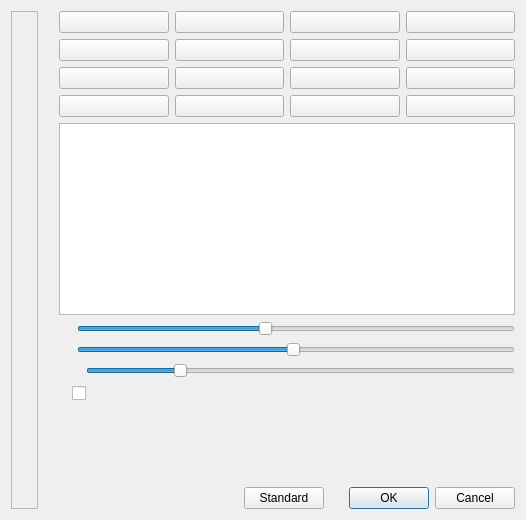
<?xml version="1.0" encoding="UTF-8"?>
<ui version="4.0">
 <class>Dialog</class>
 <widget class="QDialog" name="Dialog">
  <property name="geometry">
   <rect>
    <x>0</x>
    <y>0</y>
    <width>526</width>
    <height>520</height>
   </rect>
  </property>
  <property name="minimumSize">
   <size>
    <width>0</width>
    <height>520</height>
   </size>
  </property>
  <property name="windowTitle">
   <string>Show Click Settings</string>
  </property>
  <layout class="QHBoxLayout" name="horizontalLayout">
   <item>
    <layout class="QVBoxLayout" name="verticalLayout_2">
     <item>
      <widget class="QFrame" name="frame">
       <property name="frameShape">
        <enum>QFrame::StyledPanel</enum>
       </property>
       <property name="frameShadow">
        <enum>QFrame::Raised</enum>
       </property>
       <layout class="QVBoxLayout" name="verticalLayout_3">
        <item>
         <widget class="QLabel" name="label">
          <property name="enabled">
           <bool>true</bool>
          </property>
          <property name="maximumSize">
           <size>
            <width>80</width>
            <height>80</height>
           </size>
          </property>
          <property name="frameShape">
           <enum>QFrame::NoFrame</enum>
          </property>
          <property name="text">
           <string/>
          </property>
          <property name="pixmap">
           <pixmap resource="../screencast.qrc">:/pictures/farbeimer-gruen.png</pixmap>
          </property>
          <property name="scaledContents">
           <bool>true</bool>
          </property>
         </widget>
        </item>
        <item>
         <widget class="QLabel" name="label_3">
          <property name="maximumSize">
           <size>
            <width>80</width>
            <height>80</height>
           </size>
          </property>
          <property name="text">
           <string/>
          </property>
          <property name="pixmap">
           <pixmap resource="../screencast.qrc">:/pictures/farbeimer-gelb.png</pixmap>
          </property>
          <property name="scaledContents">
           <bool>true</bool>
          </property>
         </widget>
        </item>
        <item>
         <widget class="QLabel" name="label_2">
          <property name="maximumSize">
           <size>
            <width>80</width>
            <height>80</height>
           </size>
          </property>
          <property name="text">
           <string/>
          </property>
          <property name="pixmap">
           <pixmap resource="../screencast.qrc">:/pictures/farbeimer-rot.png</pixmap>
          </property>
          <property name="scaledContents">
           <bool>true</bool>
          </property>
         </widget>
        </item>
       </layout>
      </widget>
     </item>
    </layout>
   </item>
   <item>
    <spacer name="horizontalSpacer_5">
     <property name="orientation">
      <enum>Qt::Horizontal</enum>
     </property>
     <property name="sizeType">
      <enum>QSizePolicy::Minimum</enum>
     </property>
     <property name="sizeHint" stdset="0">
      <size>
       <width>15</width>
       <height>20</height>
      </size>
     </property>
    </spacer>
   </item>
   <item>
    <layout class="QVBoxLayout" name="verticalLayout">
     <property name="sizeConstraint">
      <enum>QLayout::SetDefaultConstraint</enum>
     </property>
     <item>
      <layout class="QGridLayout" name="gridLayout">
       <item row="3" column="2">
        <widget class="QPushButton" name="pushButton_gray">
         <property name="text">
          <string/>
         </property>
        </widget>
       </item>
       <item row="0" column="2">
        <widget class="QPushButton" name="pushButton_cyan">
         <property name="text">
          <string/>
         </property>
        </widget>
       </item>
       <item row="0" column="0">
        <widget class="QPushButton" name="pushButton_white">
         <property name="autoFillBackground">
          <bool>false</bool>
         </property>
         <property name="text">
          <string/>
         </property>
        </widget>
       </item>
       <item row="2" column="0">
        <widget class="QPushButton" name="pushButton_green">
         <property name="text">
          <string/>
         </property>
        </widget>
       </item>
       <item row="0" column="3">
        <widget class="QPushButton" name="pushButton_darkCyan">
         <property name="text">
          <string/>
         </property>
        </widget>
       </item>
       <item row="2" column="3">
        <widget class="QPushButton" name="pushButton_darkYellow">
         <property name="text">
          <string/>
         </property>
        </widget>
       </item>
       <item row="3" column="3">
        <widget class="QPushButton" name="pushButton_darkGray">
         <property name="text">
          <string/>
         </property>
        </widget>
       </item>
       <item row="3" column="1">
        <widget class="QPushButton" name="pushButton_darkBlue">
         <property name="text">
          <string/>
         </property>
        </widget>
       </item>
       <item row="1" column="2">
        <widget class="QPushButton" name="pushButton_magenta">
         <property name="text">
          <string/>
         </property>
        </widget>
       </item>
       <item row="0" column="1">
        <widget class="QPushButton" name="pushButton_black">
         <property name="autoFillBackground">
          <bool>false</bool>
         </property>
         <property name="text">
          <string/>
         </property>
        </widget>
       </item>
       <item row="1" column="1">
        <widget class="QPushButton" name="pushButton_darkRed">
         <property name="text">
          <string/>
         </property>
        </widget>
       </item>
       <item row="2" column="1">
        <widget class="QPushButton" name="pushButton_darkGreen">
         <property name="text">
          <string/>
         </property>
        </widget>
       </item>
       <item row="2" column="2">
        <widget class="QPushButton" name="pushButton_yellow">
         <property name="text">
          <string/>
         </property>
        </widget>
       </item>
       <item row="1" column="3">
        <widget class="QPushButton" name="pushButton_darkMagenta">
         <property name="text">
          <string/>
         </property>
        </widget>
       </item>
       <item row="1" column="0">
        <widget class="QPushButton" name="pushButton_red">
         <property name="text">
          <string/>
         </property>
        </widget>
       </item>
       <item row="3" column="0">
        <widget class="QPushButton" name="pushButton_blue">
         <property name="text">
          <string/>
         </property>
        </widget>
       </item>
      </layout>
     </item>
     <item>
      <layout class="QHBoxLayout" name="horizontalLayout_5">
       <item>
        <widget class="QGraphicsView" name="graphicsView">
         <property name="minimumSize">
          <size>
           <width>0</width>
           <height>110</height>
          </size>
         </property>
        </widget>
       </item>
      </layout>
     </item>
     <item>
      <layout class="QHBoxLayout" name="horizontalLayout_4">
       <property name="leftMargin">
        <number>5</number>
       </property>
       <item>
        <widget class="QLabel" name="label_6">
         <property name="maximumSize">
          <size>
           <width>34</width>
           <height>13</height>
          </size>
         </property>
         <property name="text">
          <string/>
         </property>
         <property name="pixmap">
          <pixmap resource="../screencast.qrc">:/pictures/cursor.png</pixmap>
         </property>
         <property name="scaledContents">
          <bool>true</bool>
         </property>
        </widget>
       </item>
       <item>
        <widget class="QSlider" name="horizontalSliderCircle">
         <property name="minimum">
          <number>40</number>
         </property>
         <property name="maximum">
          <number>110</number>
         </property>
         <property name="value">
          <number>70</number>
         </property>
         <property name="sliderPosition">
          <number>70</number>
         </property>
         <property name="orientation">
          <enum>Qt::Horizontal</enum>
         </property>
        </widget>
       </item>
      </layout>
     </item>
     <item>
      <layout class="QHBoxLayout" name="horizontalLayout_8">
       <property name="leftMargin">
        <number>5</number>
       </property>
       <item>
        <widget class="QLabel" name="label_7">
         <property name="maximumSize">
          <size>
           <width>34</width>
           <height>13</height>
          </size>
         </property>
         <property name="text">
          <string/>
         </property>
         <property name="pixmap">
          <pixmap resource="../screencast.qrc">:/pictures/transparenz.png</pixmap>
         </property>
         <property name="scaledContents">
          <bool>true</bool>
         </property>
        </widget>
       </item>
       <item>
        <widget class="QSlider" name="horizontalSliderOpacity">
         <property name="minimum">
          <number>1</number>
         </property>
         <property name="maximum">
          <number>100</number>
         </property>
         <property name="sliderPosition">
          <number>50</number>
         </property>
         <property name="orientation">
          <enum>Qt::Horizontal</enum>
         </property>
        </widget>
       </item>
      </layout>
     </item>
     <item>
      <layout class="QGridLayout" name="gridLayout_2">
       <item row="9" column="0">
        <layout class="QHBoxLayout" name="horizontalLayout_3">
         <property name="spacing">
          <number>15</number>
         </property>
         <property name="leftMargin">
          <number>5</number>
         </property>
         <property name="topMargin">
          <number>0</number>
         </property>
         <property name="rightMargin">
          <number>0</number>
         </property>
         <item>
          <widget class="QLabel" name="label_4">
           <property name="maximumSize">
            <size>
             <width>25</width>
             <height>35</height>
            </size>
           </property>
           <property name="sizeIncrement">
            <size>
             <width>0</width>
             <height>0</height>
            </size>
           </property>
           <property name="text">
            <string/>
           </property>
           <property name="pixmap">
            <pixmap resource="../screencast.qrc">:/pictures/sandglass.png</pixmap>
           </property>
           <property name="scaledContents">
            <bool>true</bool>
           </property>
           <property name="margin">
            <number>0</number>
           </property>
          </widget>
         </item>
         <item>
          <widget class="QSlider" name="horizontalSliderShowtime">
           <property name="minimum">
            <number>1</number>
           </property>
           <property name="maximum">
            <number>20</number>
           </property>
           <property name="value">
            <number>5</number>
           </property>
           <property name="orientation">
            <enum>Qt::Horizontal</enum>
           </property>
          </widget>
         </item>
        </layout>
       </item>
      </layout>
     </item>
     <item>
      <layout class="QHBoxLayout" name="horizontalLayout_6">
       <item>
        <widget class="QLabel" name="label_5">
         <property name="maximumSize">
          <size>
           <width>40</width>
           <height>40</height>
          </size>
         </property>
         <property name="text">
          <string/>
         </property>
         <property name="pixmap">
          <pixmap resource="../screencast.qrc">:/pictures/radiant.png</pixmap>
         </property>
         <property name="scaledContents">
          <bool>true</bool>
         </property>
        </widget>
       </item>
       <item>
        <widget class="QCheckBox" name="checkBoxRadiant">
         <property name="text">
          <string/>
         </property>
        </widget>
       </item>
       <item>
        <spacer name="horizontalSpacer_3">
         <property name="orientation">
          <enum>Qt::Horizontal</enum>
         </property>
         <property name="sizeHint" stdset="0">
          <size>
           <width>40</width>
           <height>20</height>
          </size>
         </property>
        </spacer>
       </item>
      </layout>
     </item>
     <item>
      <spacer name="verticalSpacer_2">
       <property name="orientation">
        <enum>Qt::Vertical</enum>
       </property>
       <property name="sizeType">
        <enum>QSizePolicy::Expanding</enum>
       </property>
       <property name="sizeHint" stdset="0">
        <size>
         <width>20</width>
         <height>20</height>
        </size>
       </property>
      </spacer>
     </item>
     <item>
      <layout class="QHBoxLayout" name="horizontalLayout_2">
       <item>
        <spacer name="horizontalSpacer">
         <property name="orientation">
          <enum>Qt::Horizontal</enum>
         </property>
         <property name="sizeHint" stdset="0">
          <size>
           <width>40</width>
           <height>20</height>
          </size>
         </property>
        </spacer>
       </item>
       <item>
        <widget class="QPushButton" name="pushButtonStandard">
         <property name="text">
          <string>Standard</string>
         </property>
        </widget>
       </item>
       <item>
        <widget class="QDialogButtonBox" name="buttonBox">
         <property name="standardButtons">
          <set>QDialogButtonBox::Cancel|QDialogButtonBox::Ok</set>
         </property>
        </widget>
       </item>
      </layout>
     </item>
    </layout>
   </item>
  </layout>
 </widget>
 <resources>
  <include location="../screencast.qrc"/>
 </resources>
 <connections/>
</ui>
